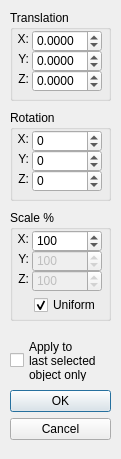
<?xml version="1.0" encoding="UTF-8"?>
<ui version="4.0">
 <class>AskTransformDialog</class>
 <widget class="QDialog" name="AskTransformDialog">
  <property name="geometry">
   <rect>
    <x>0</x>
    <y>0</y>
    <width>121</width>
    <height>459</height>
   </rect>
  </property>
  <property name="windowTitle">
   <string>OpenBRF</string>
  </property>
  <widget class="QDialogButtonBox" name="buttonBox">
   <property name="geometry">
    <rect>
     <x>10</x>
     <y>390</y>
     <width>101</width>
     <height>61</height>
    </rect>
   </property>
   <property name="orientation">
    <enum>Qt::Vertical</enum>
   </property>
   <property name="standardButtons">
    <set>QDialogButtonBox::Cancel|QDialogButtonBox::Ok</set>
   </property>
  </widget>
  <widget class="QGroupBox" name="groupBox">
   <property name="geometry">
    <rect>
     <x>10</x>
     <y>110</y>
     <width>101</width>
     <height>91</height>
    </rect>
   </property>
   <property name="title">
    <string>Rotation</string>
   </property>
   <widget class="QSpinBox" name="rotx">
    <property name="geometry">
     <rect>
      <x>22</x>
      <y>20</y>
      <width>70</width>
      <height>22</height>
     </rect>
    </property>
    <property name="wrapping">
     <bool>true</bool>
    </property>
    <property name="minimum">
     <number>-180</number>
    </property>
    <property name="maximum">
     <number>180</number>
    </property>
    <property name="singleStep">
     <number>15</number>
    </property>
   </widget>
   <widget class="QSpinBox" name="roty">
    <property name="geometry">
     <rect>
      <x>22</x>
      <y>40</y>
      <width>70</width>
      <height>22</height>
     </rect>
    </property>
    <property name="wrapping">
     <bool>true</bool>
    </property>
    <property name="minimum">
     <number>-180</number>
    </property>
    <property name="maximum">
     <number>180</number>
    </property>
    <property name="singleStep">
     <number>15</number>
    </property>
   </widget>
   <widget class="QSpinBox" name="rotz">
    <property name="geometry">
     <rect>
      <x>22</x>
      <y>60</y>
      <width>70</width>
      <height>22</height>
     </rect>
    </property>
    <property name="wrapping">
     <bool>true</bool>
    </property>
    <property name="minimum">
     <number>-180</number>
    </property>
    <property name="maximum">
     <number>180</number>
    </property>
    <property name="singleStep">
     <number>15</number>
    </property>
   </widget>
   <widget class="QLabel" name="label">
    <property name="geometry">
     <rect>
      <x>-2</x>
      <y>21</y>
      <width>21</width>
      <height>16</height>
     </rect>
    </property>
    <property name="text">
     <string>X:</string>
    </property>
    <property name="alignment">
     <set>Qt::AlignRight|Qt::AlignTrailing|Qt::AlignVCenter</set>
    </property>
   </widget>
   <widget class="QLabel" name="label_2">
    <property name="geometry">
     <rect>
      <x>-2</x>
      <y>41</y>
      <width>21</width>
      <height>16</height>
     </rect>
    </property>
    <property name="text">
     <string>Y:</string>
    </property>
    <property name="alignment">
     <set>Qt::AlignRight|Qt::AlignTrailing|Qt::AlignVCenter</set>
    </property>
   </widget>
   <widget class="QLabel" name="label_3">
    <property name="geometry">
     <rect>
      <x>-2</x>
      <y>61</y>
      <width>21</width>
      <height>16</height>
     </rect>
    </property>
    <property name="text">
     <string>Z:</string>
    </property>
    <property name="alignment">
     <set>Qt::AlignRight|Qt::AlignTrailing|Qt::AlignVCenter</set>
    </property>
   </widget>
  </widget>
  <widget class="QGroupBox" name="groupBox_2">
   <property name="geometry">
    <rect>
     <x>10</x>
     <y>10</y>
     <width>101</width>
     <height>91</height>
    </rect>
   </property>
   <property name="title">
    <string>Translation</string>
   </property>
   <widget class="QDoubleSpinBox" name="trax">
    <property name="geometry">
     <rect>
      <x>22</x>
      <y>20</y>
      <width>70</width>
      <height>22</height>
     </rect>
    </property>
    <property name="wrapping">
     <bool>true</bool>
    </property>
    <property name="decimals">
     <number>4</number>
    </property>
    <property name="minimum">
     <double>-1000.000000000000000</double>
    </property>
    <property name="maximum">
     <double>1000.000000000000000</double>
    </property>
    <property name="singleStep">
     <double>0.250000000000000</double>
    </property>
   </widget>
   <widget class="QDoubleSpinBox" name="tray">
    <property name="geometry">
     <rect>
      <x>22</x>
      <y>40</y>
      <width>70</width>
      <height>22</height>
     </rect>
    </property>
    <property name="wrapping">
     <bool>true</bool>
    </property>
    <property name="decimals">
     <number>4</number>
    </property>
    <property name="minimum">
     <double>-1000.000000000000000</double>
    </property>
    <property name="maximum">
     <double>1000.000000000000000</double>
    </property>
    <property name="singleStep">
     <double>0.250000000000000</double>
    </property>
   </widget>
   <widget class="QDoubleSpinBox" name="traz">
    <property name="geometry">
     <rect>
      <x>22</x>
      <y>60</y>
      <width>70</width>
      <height>22</height>
     </rect>
    </property>
    <property name="wrapping">
     <bool>true</bool>
    </property>
    <property name="decimals">
     <number>4</number>
    </property>
    <property name="minimum">
     <double>-1000.000000000000000</double>
    </property>
    <property name="maximum">
     <double>1000.000000000000000</double>
    </property>
    <property name="singleStep">
     <double>0.250000000000000</double>
    </property>
   </widget>
   <widget class="QLabel" name="label_4">
    <property name="geometry">
     <rect>
      <x>-2</x>
      <y>21</y>
      <width>21</width>
      <height>16</height>
     </rect>
    </property>
    <property name="text">
     <string>X:</string>
    </property>
    <property name="alignment">
     <set>Qt::AlignRight|Qt::AlignTrailing|Qt::AlignVCenter</set>
    </property>
   </widget>
   <widget class="QLabel" name="label_5">
    <property name="geometry">
     <rect>
      <x>-2</x>
      <y>41</y>
      <width>21</width>
      <height>16</height>
     </rect>
    </property>
    <property name="text">
     <string>Y:</string>
    </property>
    <property name="alignment">
     <set>Qt::AlignRight|Qt::AlignTrailing|Qt::AlignVCenter</set>
    </property>
   </widget>
   <widget class="QLabel" name="label_6">
    <property name="geometry">
     <rect>
      <x>-2</x>
      <y>61</y>
      <width>21</width>
      <height>16</height>
     </rect>
    </property>
    <property name="text">
     <string>Z:</string>
    </property>
    <property name="alignment">
     <set>Qt::AlignRight|Qt::AlignTrailing|Qt::AlignVCenter</set>
    </property>
   </widget>
  </widget>
  <widget class="QGroupBox" name="groupBox_3">
   <property name="geometry">
    <rect>
     <x>10</x>
     <y>210</y>
     <width>101</width>
     <height>111</height>
    </rect>
   </property>
   <property name="title">
    <string>Scale %</string>
   </property>
   <widget class="QSpinBox" name="scx">
    <property name="geometry">
     <rect>
      <x>22</x>
      <y>20</y>
      <width>70</width>
      <height>22</height>
     </rect>
    </property>
    <property name="wrapping">
     <bool>true</bool>
    </property>
    <property name="minimum">
     <number>5</number>
    </property>
    <property name="maximum">
     <number>1000</number>
    </property>
    <property name="singleStep">
     <number>5</number>
    </property>
    <property name="value">
     <number>100</number>
    </property>
   </widget>
   <widget class="QSpinBox" name="scy">
    <property name="enabled">
     <bool>false</bool>
    </property>
    <property name="geometry">
     <rect>
      <x>22</x>
      <y>40</y>
      <width>70</width>
      <height>22</height>
     </rect>
    </property>
    <property name="wrapping">
     <bool>true</bool>
    </property>
    <property name="minimum">
     <number>5</number>
    </property>
    <property name="maximum">
     <number>1000</number>
    </property>
    <property name="singleStep">
     <number>5</number>
    </property>
    <property name="value">
     <number>100</number>
    </property>
   </widget>
   <widget class="QSpinBox" name="scz">
    <property name="enabled">
     <bool>false</bool>
    </property>
    <property name="geometry">
     <rect>
      <x>22</x>
      <y>60</y>
      <width>70</width>
      <height>22</height>
     </rect>
    </property>
    <property name="wrapping">
     <bool>true</bool>
    </property>
    <property name="minimum">
     <number>5</number>
    </property>
    <property name="maximum">
     <number>1000</number>
    </property>
    <property name="singleStep">
     <number>5</number>
    </property>
    <property name="value">
     <number>100</number>
    </property>
   </widget>
   <widget class="QLabel" name="label_7">
    <property name="geometry">
     <rect>
      <x>-2</x>
      <y>21</y>
      <width>21</width>
      <height>16</height>
     </rect>
    </property>
    <property name="text">
     <string>X:</string>
    </property>
    <property name="alignment">
     <set>Qt::AlignRight|Qt::AlignTrailing|Qt::AlignVCenter</set>
    </property>
   </widget>
   <widget class="QLabel" name="label_8">
    <property name="geometry">
     <rect>
      <x>-2</x>
      <y>41</y>
      <width>21</width>
      <height>16</height>
     </rect>
    </property>
    <property name="text">
     <string>Y:</string>
    </property>
    <property name="alignment">
     <set>Qt::AlignRight|Qt::AlignTrailing|Qt::AlignVCenter</set>
    </property>
   </widget>
   <widget class="QLabel" name="label_9">
    <property name="geometry">
     <rect>
      <x>-2</x>
      <y>61</y>
      <width>21</width>
      <height>16</height>
     </rect>
    </property>
    <property name="text">
     <string>Z:</string>
    </property>
    <property name="alignment">
     <set>Qt::AlignRight|Qt::AlignTrailing|Qt::AlignVCenter</set>
    </property>
   </widget>
   <widget class="QCheckBox" name="checkBox">
    <property name="geometry">
     <rect>
      <x>24</x>
      <y>86</y>
      <width>72</width>
      <height>18</height>
     </rect>
    </property>
    <property name="text">
     <string>Uniform</string>
    </property>
    <property name="checked">
     <bool>true</bool>
    </property>
   </widget>
  </widget>
  <widget class="QCheckBox" name="applyToLastSel">
   <property name="geometry">
    <rect>
     <x>10</x>
     <y>340</y>
     <width>101</width>
     <height>41</height>
    </rect>
   </property>
   <property name="text">
    <string>Apply to
last selected
object only</string>
   </property>
  </widget>
 </widget>
 <resources/>
 <connections>
  <connection>
   <sender>buttonBox</sender>
   <signal>accepted()</signal>
   <receiver>AskTransformDialog</receiver>
   <slot>accept()</slot>
   <hints>
    <hint type="sourcelabel">
     <x>248</x>
     <y>254</y>
    </hint>
    <hint type="destinationlabel">
     <x>157</x>
     <y>274</y>
    </hint>
   </hints>
  </connection>
  <connection>
   <sender>buttonBox</sender>
   <signal>rejected()</signal>
   <receiver>AskTransformDialog</receiver>
   <slot>reject()</slot>
   <hints>
    <hint type="sourcelabel">
     <x>316</x>
     <y>260</y>
    </hint>
    <hint type="destinationlabel">
     <x>286</x>
     <y>274</y>
    </hint>
   </hints>
  </connection>
 </connections>
</ui>
